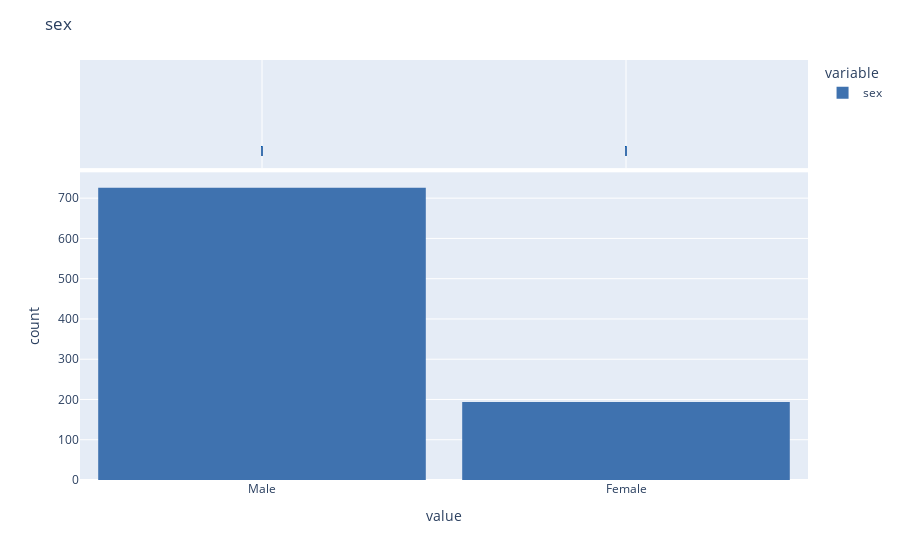
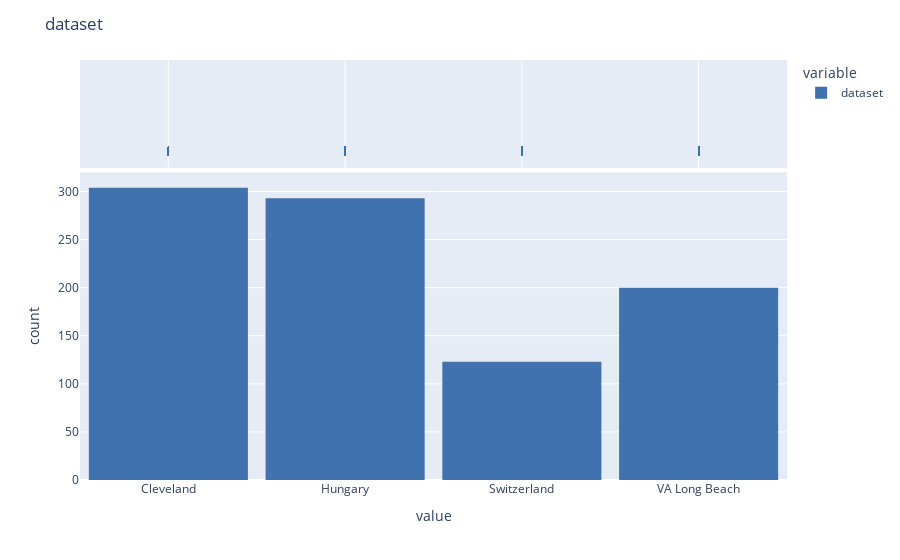
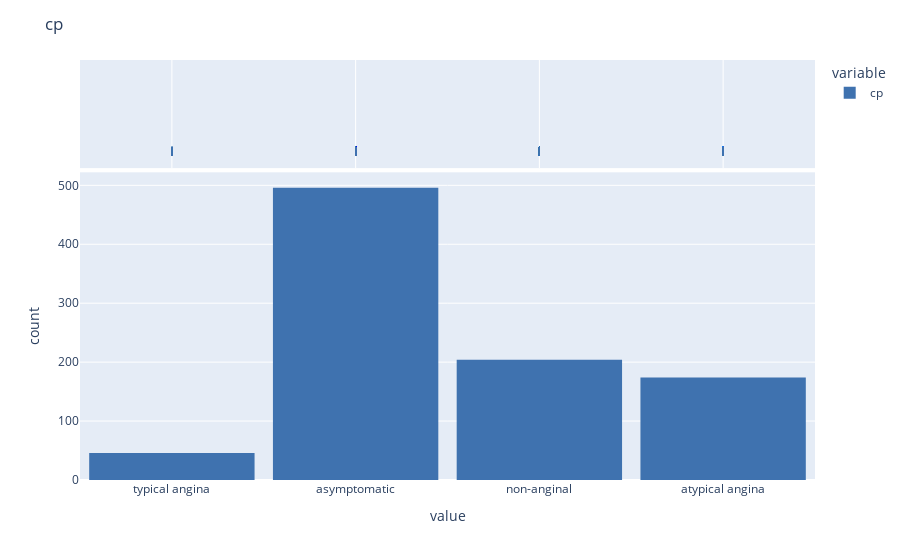
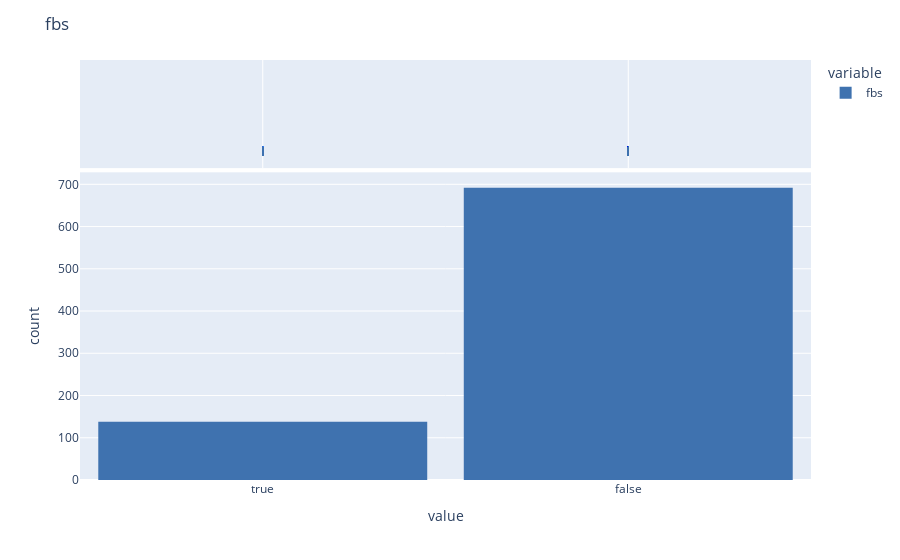

The notebook cell these images were saved under, in order:
### Code cell
for fig ,col in enumerate((categorical_df.columns)):
    fig = px.histogram(categorical_df[col],
                       marginal = "rug",
                       color_discrete_sequence = ["#3F72AF"],
                       nbins = categorical_df[col].nunique())
    fig.update_layout(title = f"{col}", bargap = 0.1)
    fig.show()

### Figure 1 — Plotly figure (JSON) as saved in the notebook; plotly's stock layout.template omitted (floating-point values rounded to 4 significant figures; data arrays with more than 128 entries replaced by an {"elided": "..."} marker saying what was removed)
{"data": [{"alignmentgroup": "True", "bingroup": "x", "hovertemplate": "variable=sex<br>value=%{x}<br>count=%{y}<extra></extra>", "legendgroup": "sex", "marker": {"color": "#3F72AF", "pattern": {"shape": ""}}, "name": "sex", "nbinsx": 2, "offsetgroup": "sex", "orientation": "v", "showlegend": true, "type": "histogram", "x": {"elided": "920 str values"}, "xaxis": "x", "yaxis": "y"}, {"alignmentgroup": "True", "boxpoints": "all", "fillcolor": "rgba(255,255,255,0)", "hoveron": "points", "hovertemplate": "variable=sex<br>value=%{x}<extra></extra>", "jitter": 0, "legendgroup": "sex", "line": {"color": "rgba(255,255,255,0)"}, "marker": {"color": "#3F72AF", "symbol": "line-ns-open"}, "name": "sex", "offsetgroup": "sex", "showlegend": false, "type": "box", "x": {"elided": "920 str values"}, "xaxis": "x2", "yaxis": "y2"}], "layout": {"bargap": 0.1, "barmode": "relative", "legend": {"title": {"text": "variable"}, "tracegroupgap": 0}, "margin": {"t": 60}, "title": {"text": "sex"}, "xaxis": {"anchor": "y", "domain": [0, 1], "title": {"text": "value"}}, "xaxis2": {"anchor": "y2", "domain": [0, 1], "matches": "x", "showgrid": true, "showticklabels": false}, "yaxis": {"anchor": "x", "domain": [0, 0.7326], "title": {"text": "count"}}, "yaxis2": {"anchor": "x2", "domain": [0.7426, 1], "matches": "y2", "showgrid": false, "showline": false, "showticklabels": false, "ticks": ""}}}

### Figure 2 — Plotly figure (JSON) as saved in the notebook; plotly's stock layout.template omitted (floating-point values rounded to 4 significant figures; data arrays with more than 128 entries replaced by an {"elided": "..."} marker saying what was removed)
{"data": [{"alignmentgroup": "True", "bingroup": "x", "hovertemplate": "variable=dataset<br>value=%{x}<br>count=%{y}<extra></extra>", "legendgroup": "dataset", "marker": {"color": "#3F72AF", "pattern": {"shape": ""}}, "name": "dataset", "nbinsx": 4, "offsetgroup": "dataset", "orientation": "v", "showlegend": true, "type": "histogram", "x": {"elided": "920 str values"}, "xaxis": "x", "yaxis": "y"}, {"alignmentgroup": "True", "boxpoints": "all", "fillcolor": "rgba(255,255,255,0)", "hoveron": "points", "hovertemplate": "variable=dataset<br>value=%{x}<extra></extra>", "jitter": 0, "legendgroup": "dataset", "line": {"color": "rgba(255,255,255,0)"}, "marker": {"color": "#3F72AF", "symbol": "line-ns-open"}, "name": "dataset", "offsetgroup": "dataset", "showlegend": false, "type": "box", "x": {"elided": "920 str values"}, "xaxis": "x2", "yaxis": "y2"}], "layout": {"bargap": 0.1, "barmode": "relative", "legend": {"title": {"text": "variable"}, "tracegroupgap": 0}, "margin": {"t": 60}, "title": {"text": "dataset"}, "xaxis": {"anchor": "y", "domain": [0, 1], "title": {"text": "value"}}, "xaxis2": {"anchor": "y2", "domain": [0, 1], "matches": "x", "showgrid": true, "showticklabels": false}, "yaxis": {"anchor": "x", "domain": [0, 0.7326], "title": {"text": "count"}}, "yaxis2": {"anchor": "x2", "domain": [0.7426, 1], "matches": "y2", "showgrid": false, "showline": false, "showticklabels": false, "ticks": ""}}}

### Figure 3 — Plotly figure (JSON) as saved in the notebook; plotly's stock layout.template omitted (floating-point values rounded to 4 significant figures; data arrays with more than 128 entries replaced by an {"elided": "..."} marker saying what was removed)
{"data": [{"alignmentgroup": "True", "bingroup": "x", "hovertemplate": "variable=cp<br>value=%{x}<br>count=%{y}<extra></extra>", "legendgroup": "cp", "marker": {"color": "#3F72AF", "pattern": {"shape": ""}}, "name": "cp", "nbinsx": 4, "offsetgroup": "cp", "orientation": "v", "showlegend": true, "type": "histogram", "x": {"elided": "920 str values"}, "xaxis": "x", "yaxis": "y"}, {"alignmentgroup": "True", "boxpoints": "all", "fillcolor": "rgba(255,255,255,0)", "hoveron": "points", "hovertemplate": "variable=cp<br>value=%{x}<extra></extra>", "jitter": 0, "legendgroup": "cp", "line": {"color": "rgba(255,255,255,0)"}, "marker": {"color": "#3F72AF", "symbol": "line-ns-open"}, "name": "cp", "offsetgroup": "cp", "showlegend": false, "type": "box", "x": {"elided": "920 str values"}, "xaxis": "x2", "yaxis": "y2"}], "layout": {"bargap": 0.1, "barmode": "relative", "legend": {"title": {"text": "variable"}, "tracegroupgap": 0}, "margin": {"t": 60}, "title": {"text": "cp"}, "xaxis": {"anchor": "y", "domain": [0, 1], "title": {"text": "value"}}, "xaxis2": {"anchor": "y2", "domain": [0, 1], "matches": "x", "showgrid": true, "showticklabels": false}, "yaxis": {"anchor": "x", "domain": [0, 0.7326], "title": {"text": "count"}}, "yaxis2": {"anchor": "x2", "domain": [0.7426, 1], "matches": "y2", "showgrid": false, "showline": false, "showticklabels": false, "ticks": ""}}}

### Figure 4 — Plotly figure (JSON) as saved in the notebook; plotly's stock layout.template omitted (floating-point values rounded to 4 significant figures; data arrays with more than 128 entries replaced by an {"elided": "..."} marker saying what was removed)
{"data": [{"alignmentgroup": "True", "bingroup": "x", "hovertemplate": "variable=fbs<br>value=%{x}<br>count=%{y}<extra></extra>", "legendgroup": "fbs", "marker": {"color": "#3F72AF", "pattern": {"shape": ""}}, "name": "fbs", "nbinsx": 2, "offsetgroup": "fbs", "orientation": "v", "showlegend": true, "type": "histogram", "x": {"elided": "920 bool values"}, "xaxis": "x", "yaxis": "y"}, {"alignmentgroup": "True", "boxpoints": "all", "fillcolor": "rgba(255,255,255,0)", "hoveron": "points", "hovertemplate": "variable=fbs<br>value=%{x}<extra></extra>", "jitter": 0, "legendgroup": "fbs", "line": {"color": "rgba(255,255,255,0)"}, "marker": {"color": "#3F72AF", "symbol": "line-ns-open"}, "name": "fbs", "offsetgroup": "fbs", "showlegend": false, "type": "box", "x": {"elided": "920 bool values"}, "xaxis": "x2", "yaxis": "y2"}], "layout": {"bargap": 0.1, "barmode": "relative", "legend": {"title": {"text": "variable"}, "tracegroupgap": 0}, "margin": {"t": 60}, "title": {"text": "fbs"}, "xaxis": {"anchor": "y", "domain": [0, 1], "title": {"text": "value"}}, "xaxis2": {"anchor": "y2", "domain": [0, 1], "matches": "x", "showgrid": true, "showticklabels": false}, "yaxis": {"anchor": "x", "domain": [0, 0.7326], "title": {"text": "count"}}, "yaxis2": {"anchor": "x2", "domain": [0.7426, 1], "matches": "y2", "showgrid": false, "showline": false, "showticklabels": false, "ticks": ""}}}
